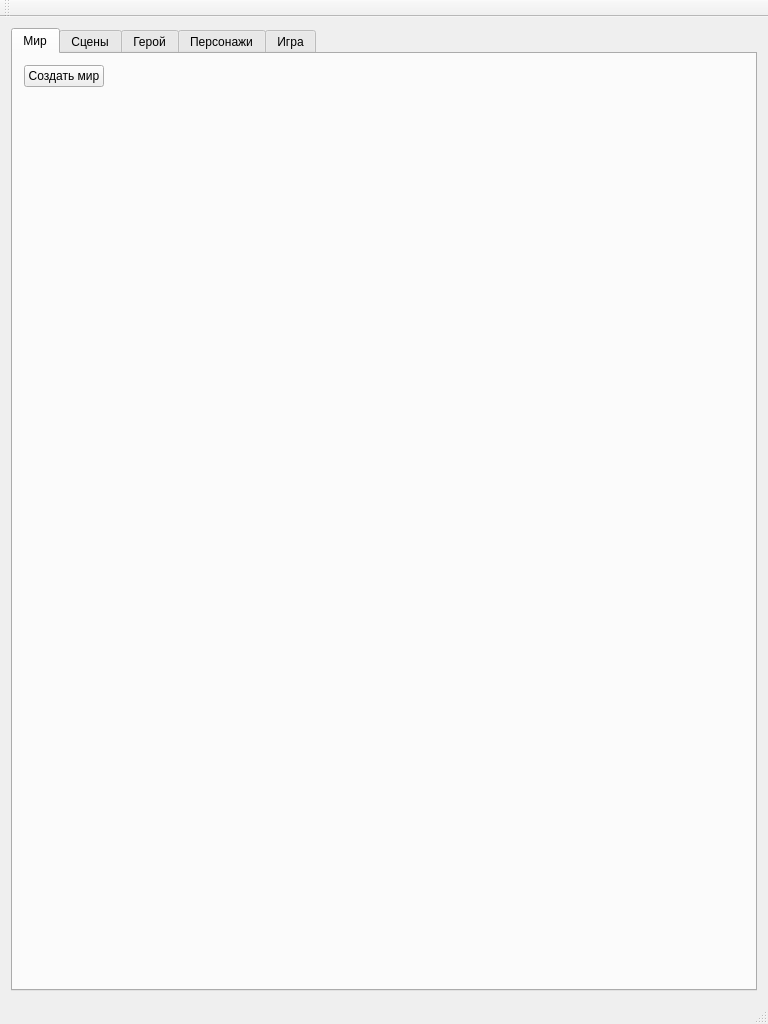
<?xml version="1.0" encoding="UTF-8"?>
<ui version="4.0">
 <class>MainWindow</class>
 <widget class="QMainWindow" name="MainWindow">
  <property name="geometry">
   <rect>
    <x>0</x>
    <y>0</y>
    <width>768</width>
    <height>1024</height>
   </rect>
  </property>
  <property name="windowTitle">
   <string>solo</string>
  </property>
  <widget class="QWidget" name="centralWidget">
   <layout class="QGridLayout" name="gridLayout_2">
    <item row="0" column="0">
     <layout class="QGridLayout" name="gridLayout">
      <item row="0" column="0">
       <widget class="QTabWidget" name="tabWidget">
        <property name="currentIndex">
         <number>0</number>
        </property>
        <widget class="QWidget" name="tab_world">
         <attribute name="title">
          <string>Мир</string>
         </attribute>
         <layout class="QGridLayout" name="gridLayout_4">
          <item row="0" column="0">
           <layout class="QGridLayout" name="gridLayout_3">
            <item row="1" column="1">
             <spacer name="horizontalSpacer">
              <property name="orientation">
               <enum>Qt::Horizontal</enum>
              </property>
              <property name="sizeHint" stdset="0">
               <size>
                <width>40</width>
                <height>20</height>
               </size>
              </property>
             </spacer>
            </item>
            <item row="3" column="0">
             <spacer name="verticalSpacer">
              <property name="orientation">
               <enum>Qt::Vertical</enum>
              </property>
              <property name="sizeHint" stdset="0">
               <size>
                <width>20</width>
                <height>40</height>
               </size>
              </property>
             </spacer>
            </item>
            <item row="1" column="0">
             <widget class="QPushButton" name="pushButtonCreateWorld">
              <property name="text">
               <string>Создать мир</string>
              </property>
             </widget>
            </item>
           </layout>
          </item>
         </layout>
        </widget>
        <widget class="QWidget" name="tab_scenes">
         <attribute name="title">
          <string>Сцены</string>
         </attribute>
        </widget>
        <widget class="QWidget" name="tab_PC">
         <attribute name="title">
          <string>Герой</string>
         </attribute>
        </widget>
        <widget class="QWidget" name="tab_NPC">
         <attribute name="title">
          <string>Персонажи</string>
         </attribute>
        </widget>
        <widget class="QWidget" name="tab_game">
         <attribute name="title">
          <string>Игра</string>
         </attribute>
        </widget>
       </widget>
      </item>
     </layout>
    </item>
   </layout>
  </widget>
  <widget class="QMenuBar" name="menuBar">
   <property name="geometry">
    <rect>
     <x>0</x>
     <y>0</y>
     <width>768</width>
     <height>25</height>
    </rect>
   </property>
  </widget>
  <widget class="QToolBar" name="mainToolBar">
   <attribute name="toolBarArea">
    <enum>TopToolBarArea</enum>
   </attribute>
   <attribute name="toolBarBreak">
    <bool>false</bool>
   </attribute>
  </widget>
  <widget class="QStatusBar" name="statusBar"/>
 </widget>
 <layoutdefault spacing="6" margin="11"/>
 <resources/>
 <connections/>
</ui>
